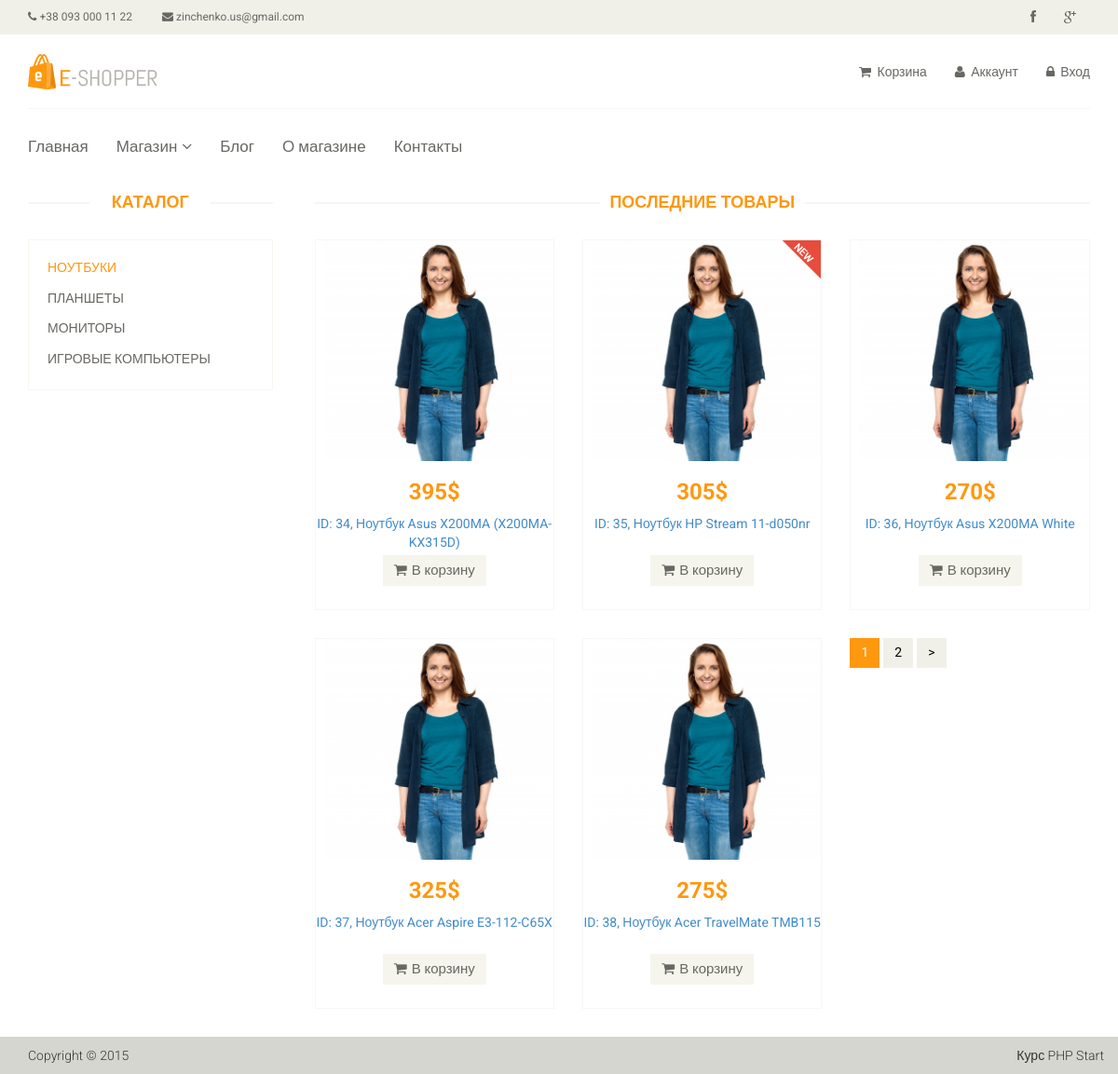
The page /category/13 on the database its author committed.
### tables this page shows
CREATE TABLE `category` (
  `id` int NOT NULL,
  `name` varchar(255) NOT NULL,
  `sort_order` int NOT NULL DEFAULT '0',
  `status` int NOT NULL DEFAULT '1'
);

CREATE TABLE `product` (
  `id` int NOT NULL,
  `name` varchar(255) NOT NULL,
  `category_id` int NOT NULL,
  `code` int NOT NULL,
  `price` float NOT NULL,
  `availability` int NOT NULL,
  `brand` varchar(255) NOT NULL,
  `description` text NOT NULL,
  `is_new` int NOT NULL DEFAULT '0',
  `is_recommended` int NOT NULL DEFAULT '0',
  `status` int NOT NULL DEFAULT '1'
);

### config/routes.php (called while the page is built)
<?php
return array(
    'product/([0-9]+)' => 'product/view/$1',
    'catalog' => 'catalog/index',
     'category/([0-9]+)/page-([0-9]+)' => 'catalog/category/$1/$2',
    'category/([0-9]+)' => 'catalog/category/$1',
     'user/register' => 'user/register',
     'user/login' => 'user/login',
     'cabinet'=>'cabinet/index',
    '' => 'site/index',
);

### controllers/CatalogController.php (called while the page is built, shortened)
<?php
include_once ROOT . '/models/Category.php';
include_once ROOT . '/models/Product.php';
include_once ROOT . '/components/Pagination.php';
class CatalogController
{
    public function actionCategory($categoryId ,$page=1)
    {
        $categories = Category::getCategoriesList();
        $categoryProducts = Product::getProductsListByCategory($categoryId,$page);
        $total = Product::getTotalProductsInCategory($categoryId);
        $pagination = new Pagination($total, $page, Product::SHOW_BY_DEFAULT, 'page-');
        require_once(ROOT . '/views/catalog/category.php');
        return true;
    }
}

### index.php (called while the page is built, shortened)
<?php
require_once(ROOT.'/components/Router.php');
$router = new Router();
$router->run();

### models/Category.php (called while the page is built)
<?php
class Category
{
    public static function getCategoriesList()
    {
        $db = Db::getConnection();
        $categoryList = array();
        $result = $db->query('SELECT id, name FROM category '
                . 'ORDER BY sort_order ASC');
        $i = 0;
        while ($row = $result->fetch()) {
            $categoryList[$i]['id'] = $row['id'];
            $categoryList[$i]['name'] = $row['name'];
            $i++;
        }
        return $categoryList;
    }
}

### models/Product.php (called while the page is built, shortened)
<?php
class Product
{
     public static function getProductsListByCategory($categoryId = false, $page = 1)
    {
        if ($categoryId) {
            $page = intval($page);
            $offset = ($page - 1) * self::SHOW_BY_DEFAULT;
            $db = Db::getConnection();
            $products = array();
            $result = $db->query("SELECT id, name, price,  is_new FROM product "
                    . "WHERE status = '1' AND category_id = '$categoryId' "
                    . "ORDER BY id ASC "
                    . "LIMIT ".self::SHOW_BY_DEFAULT
                    . ' OFFSET '. $offset);
            $i = 0;
            while ($row = $result->fetch()) {
                $products[$i]['id'] = $row['id'];
                $products[$i]['name'] = $row['name'];
                $products[$i]['price'] = $row['price'];
                $products[$i]['is_new'] = $row['is_new'];
                $i++;
            }
            return $products;
        }
    }
    public static function getTotalProductsInCategory($categoryId)
    {
        $db = Db::getConnection();
        $result = $db->query('SELECT count(id) AS count FROM product '
                . 'WHERE status="1" AND category_id ="'.$categoryId.'"');
        $result->setFetchMode(PDO::FETCH_ASSOC);
        $row = $result->fetch();
        return $row['count'];
    }
}

### views/catalog/category.php (the view)
<?php include ROOT . '/views/layouts/header.php'; ?>
<section>
    <div class="container">
        <div class="row">
            <div class="col-sm-3">
                <div class="left-sidebar">
                    <h2>Каталог</h2>
                    <div class="panel-group category-products">
                        <?php foreach ($categories as $categoryItem): ?>
                            <div class="panel panel-default">
                                <div class="panel-heading">
                                    <h4 class="panel-title">
                                        <a href="/category/<?php echo $categoryItem['id'];?>"
                                           class="<?php if ($categoryId == $categoryItem['id']) echo 'active'; ?>"
                                           >
                                            <?php echo $categoryItem['name'];?>
                                        </a>
                                    </h4>
                                </div>
                            </div>
                        <?php endforeach; ?>
                    </div>
                </div>
            </div>
            <div class="col-sm-9 padding-right">
                <div class="features_items">
                    <h2 class="title text-center">Последние товары</h2>
                    <?php foreach ($categoryProducts as $product): ?>
                        <div class="col-sm-4">
                            <div class="product-image-wrapper">
                                <div class="single-products">
                                    <div class="productinfo text-center">
                                        <img src="/template/images/home/product1.jpg" alt="" />
                                        <h2><?php echo $product['price'];?>$</h2>
                                        <p>
                                            <a href="/product/<?php echo $product['id'];?>">
                                               ID: <?php echo $product['id'];?>,
                                                <?php echo $product['name'];?>
                                            </a>
                                        </p>
                                        <a href="#" class="btn btn-default add-to-cart"><i class="fa fa-shopping-cart"></i>В корзину</a>
                                    </div>
                                    <?php if ($product['is_new']): ?>
                                        <img src="/template/images/home/new.png" class="new" alt="" />
                                    <?php endif; ?>
                                </div>
                            </div>
                        </div>
                    <?php endforeach;?>
                    <?php echo $pagination->get(); ?>
                </div>
            </div>
        </div>
    </div>
</section>
<?php include ROOT . '/views/layouts/footer.php'; ?>

### components/Router.php (shortened to what this page needs)
<?php
class Router
{
    private $routes;
    public function __construct()
    {
        $routesPath = ROOT . '/config/routes.php';
        $this->routes = include($routesPath);
    }
    private function getURI()
    {
        if (!empty($_SERVER['REQUEST_URI'])) {
            return trim($_SERVER['REQUEST_URI'], '/');
        }
    }
    public function run()
    {
        $uri = $this->getURI();
        foreach ($this->routes as $uriPattern => $path) {
            if (preg_match("~$uriPattern~", $uri)) {
                $internalRoute = preg_replace("~$uriPattern~", $path, $uri);
                $segments = explode('/', $internalRoute);
                $controllerName = array_shift($segments) . 'Controller';
                $actionName = 'action' . ucfirst(array_shift($segments));
                $parameters = $segments;
                $controllerObject = new $controllerName;
                $result = call_user_func_array(array($controllerObject, $actionName), $parameters);
                if ($result != null) {
                    break;
                }
            }
        }
    }
}

### template/css/main.css (style rules this page uses)
body { font-family: 'Roboto', sans-serif; background:; position: relative; font-weight:400px; }
a { -webkit-transition: 300ms; -moz-transition: 300ms; -o-transition: 300ms; transition: 300ms; }
h1, h2, h3, h4, h5, h6 { font-family: 'Roboto', sans-serif; }
.category-products { border: 1px solid #F7F7F0; margin-bottom: 35px; padding-bottom: 20px; padding-top: 15px; }
.left-sidebar h2, .brands_products h2 { color: #FE980F; font-family: 'Roboto', sans-serif; font-size: 18px; font-weight: 700; margin: 0 auto 30px; text-align: center; text-transform: uppercase; position: relative; z-index:3; }
.left-sidebar h2:after, h2.title:after { content: " "; position: absolute; border: 1px solid #f5f5f5; bottom:8px; left: 0; width: 100%; height: 0; z-index: -2; }
.left-sidebar h2:before { content: " "; position: absolute; background: #fff; bottom: -6px; width: 130px; height: 30px; z-index: -1; left: 50%; margin-left: -65px; }
h2.title:before { content: " "; position: absolute; background: #fff; bottom: -6px; width: 220px; height: 30px; z-index: -1; left: 50%; margin-left: -110px; }
.category-products .panel { background-color: #FFFFFF; border: 0px; border-radius: 0px; box-shadow:none; margin-bottom: 0px; }
.category-products .panel-default .panel-heading { background-color: #FFFFFF; border: 0 none; color: #FFFFFF; padding: 5px 20px; }
.category-products .panel-default .panel-heading .panel-title a { color: #696763; font-family: 'Roboto', sans-serif; font-size: 14px; text-decoration: none; text-transform: uppercase; }
.category-products .panel-default .panel-heading .panel-title a.active { color: #FE980F; }
.padding-right { padding-right: 0; }
.features_items { overflow:hidden; }
h2.title { color: #FE980F; font-family: 'Roboto', sans-serif; font-size: 18px; font-weight: 700; margin: 0 15px; text-transform: uppercase; margin-bottom: 30px; position: relative; }
.product-image-wrapper { border:1px solid #F7F7F5; overflow: hidden; margin-bottom:30px; }
.single-products { position: relative; }
.new, .sale { position: absolute; top: 0; right: 0; }
.productinfo h2 { color: #FE980F; font-family: 'Roboto', sans-serif; font-size: 24px; font-weight: 700; }
.productinfo p { font-family: 'Roboto', sans-serif; font-size: 14px; font-weight: 400; height: 34px; color: #696763; }
.productinfo img { width: 100%; }
.productinfo { position:relative; }
.add-to-cart { background:#F5F5ED; border: 0 none; border-radius: 0; color: #696763; font-family: 'Roboto', sans-serif; font-size: 15px; margin-bottom: 25px; }
.add-to-cart i { margin-right:5px; }

### rows shown on the page
category: name "НОУТБУКИ"
category: name "ПЛАНШЕТЫ"
category: name "МОНИТОРЫ"
category: name "ИГРОВЫЕ КОМПЬЮТЕРЫ"
product: price "395", id "34", name "Ноутбук Asus X200MA (X200MA-KX315D)"
product: price "305", id "35", name "Ноутбук HP Stream 11-d050nr", is_new 1 (drawn)
product: price "270", id "36", name "Ноутбук Asus X200MA White"
product: price "325", id "37", name "Ноутбук Acer Aspire E3-112-C65X"
product: price "275", id "38", name "Ноутбук Acer TravelMate TMB115"

### other values the page prints
$text "2"
$text ">"
